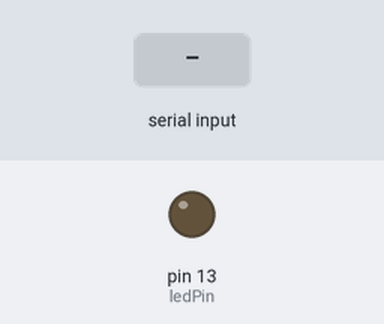
A sketch run on a simulated Arduino Uno, built with avr-gcc and run on an emulated ATmega328P. On the bench: output pins drawn as LEDs (lit = HIGH). Inputs (shaded band) come from the test bench.

Above: at 0.01 s.
At 1.2 s:
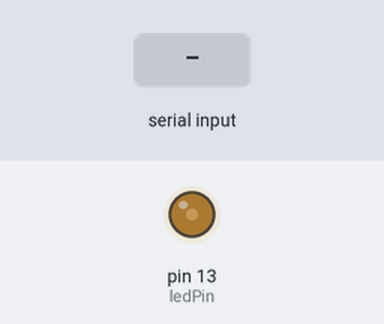
1.3 s: "90,45\n" received over Serial
At 2.8 s:
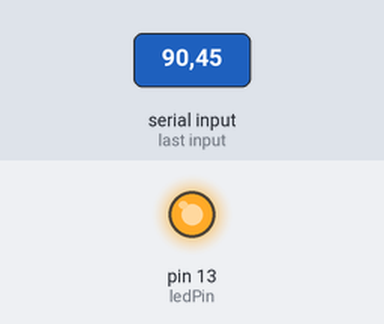
Timing chart, 0 to 4.3 s (numbered marks = the images above; inputs shaded):
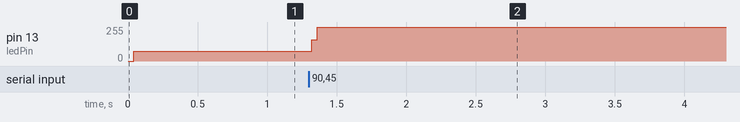

The sketch:

se_al_del_serial.ino
```cpp
const int ledPin = 13;
int blinkRate=0;
void setup(){
Serial.begin(9600);
pinMode(ledPin, OUTPUT);
}
void loop(){
if ( Serial.available())  {
char ch = Serial.read();
if(ch >= '0' && ch <= '9') {
blinkRate = (ch - '0');
blinkRate = blinkRate *60000;
}
}
blink();
}
void blink()
{
digitalWrite(ledPin,HIGH);
delay(blinkRate);
digitalWrite(ledPin,LOW);
delay(blinkRate);
}
```

Measured:
- after the input at 1.3 s, pin 13 (ledPin): 72/255 → 255/255 at once
